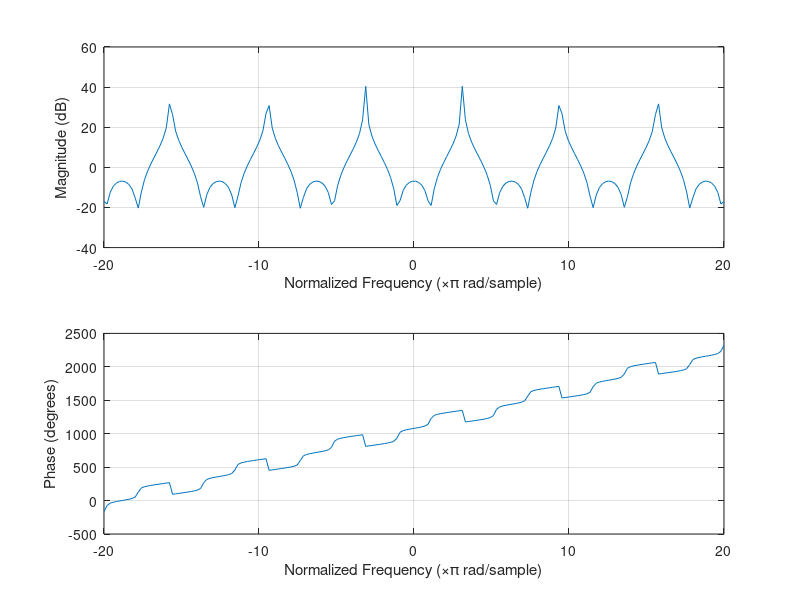

This chart was generated by the following MATLAB code:
%clc, clear;

n = 200;
w = linspace(-20,20,n);
Y = [0 1 1];
X = [1 -0.9 0.81];
a = roots(Y);
b = roots(X);

freqz(X,Y,w);
